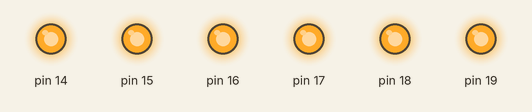
Recording of a sketch running on a simulated Arduino Uno, built with avr-gcc and run on an emulated ATmega328P. On the bench: output pins drawn as LEDs (lit = HIGH).

Above: at 0.5 s.
At 3.5 s:
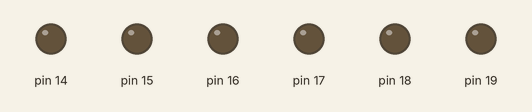
Timing chart, 0 to 4.6 s (numbered marks = the images above):
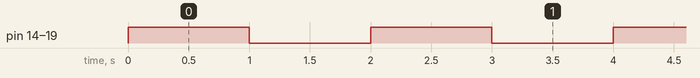

Measured:
- by itself, pin 14–19: alternates HIGH for 1.0 s and LOW for 1.0 s

The sketch:

sketch_mar28b.ino
```cpp
#ifndef F_CPU
#define F_CPU 16000000UL // 16 MHz clock speed
#endif

#include <avr/io.h>
#include <util/delay.h>

int main(void)
{
  DDRC = 0xFF; //Nakes PORTC as Output
  while(1) //infinite loop
  {
    PORTC = 0xFF; //Turns ON All LEDs
    _delay_ms(1000); //1 second delay
    PORTC= 0x00; //Turns OFF All LEDs
    _delay_ms(1000); //1 second delay
  }
}
```
